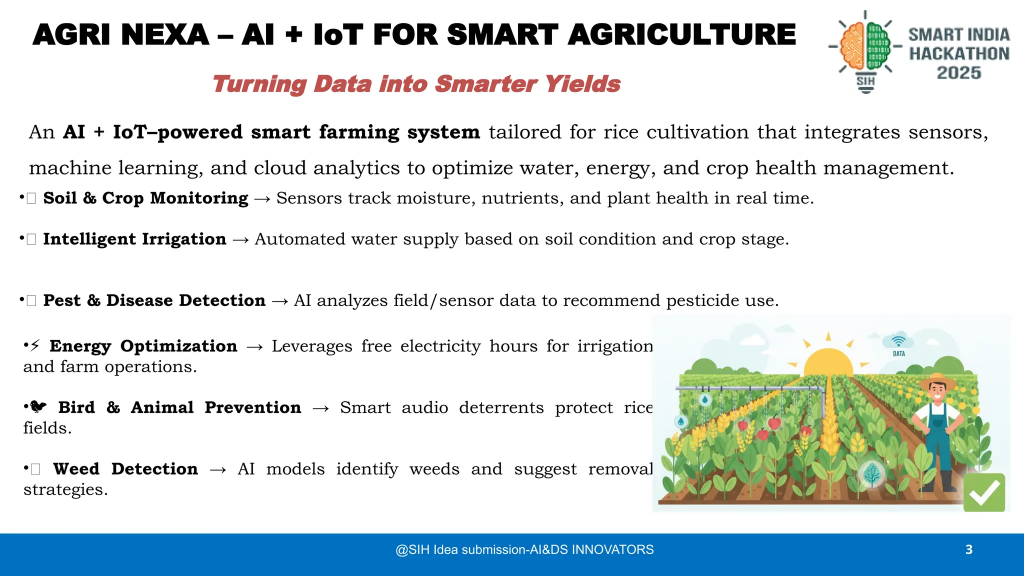
#> input picture ppt_build/ref/win1_2.jpg, 2048 x 1152 px (shown at 1/2 size)
$ python -i shift.py   (imports and definitions only)
#> lines starting #> are read from the running program, lines starting #| are printed output that depends on the picture
"""Distribution shift, and — more importantly — what caused it.

Saying "the data has shifted" is nearly useless on its own. Data always
shifts: the season changes, the camera is replaced, the aircraft flies lower.
The operational question is whether the shift is *explained* by things like
that, or whether something is left over after you account for them.

So this module measures the total shift, attributes as much of it as it can to
physical causes, and reports the unexplained remainder. Then it classifies
what it sees as DRIFT or SUSPICIOUS using a rule that is printed in the report
so the judgement can be argued with.
"""

from __future__ import annotations

import json
from pathlib import Path
from typing import Any, Sequence

import numpy as np
from PIL import Image

from cvassure.core.hashing import sha256_hex
from cvassure.core.schemas import Finding
from cvassure.detect.base import AuditContext, Detector

# The rule, written out so it can be printed verbatim in the report.
CLASSIFICATION_RULE = (
    "We call a shift DRIFT when it is gradual, affects the whole image evenly, "
    "lives in the coarse detail (lighting, colour, haze), and shows up across all "
    "contributors and all classes alike. We call it SUSPICIOUS when it is "
    "localised to part of the image, lives in the fine detail, or is concentrated "
    "in one contributor or one class. Drift is the world changing; manipulation is "
    "someone changing the data."
)

PHYSICAL_FACTORS = ("brightness", "camera noise", "colour balance", "sharpness")


# --------------------------------------------------------------------------
# Profiles
# --------------------------------------------------------------------------


def image_statistics(path: str) -> dict[str, float]:
    """The physical measurements we can attribute a shift to."""
#> called with path = '../../ppt_build/ref/win1_2.jpg'
    with Image.open(path) as im:
#> im is the input picture: PIL image 2048x1152 RGB; mean R, G, B 213.1, 222.2, 222.6
        img = im.convert("RGB").resize((64, 64), Image.BILINEAR)
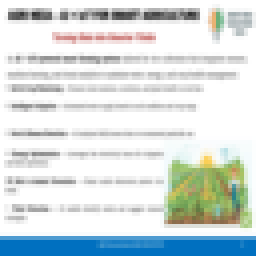
#> img: PIL image 64x64 RGB (shown 4 times larger); mean R, G, B 213.1, 222.2, 222.6
    a = np.asarray(img, dtype=np.float64) / 255.0
    grey = a.mean(axis=2)
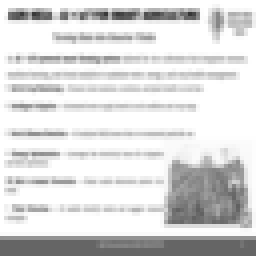
#> grey: shape (64, 64) float64 (shown 4 times larger); min 0.212, max 1, mean 0.86

    gy, gx = np.gradient(grey)
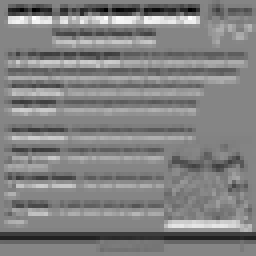
#> gy: shape (64, 64) float64 (shown 4 times larger); min -0.394, max 0.361, mean -0.00943; drawn with min black and max white
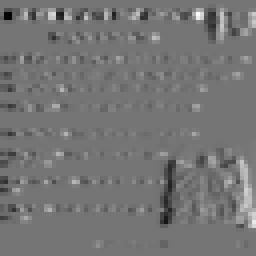
#> gx: shape (64, 64) float64 (shown 4 times larger); min -0.3, max 0.353, mean -3.18e-05; drawn with min black and max white
    sharpness = float(np.hypot(gx, gy).mean())
#> sharpness = 0.0749

    # High-frequency energy stands in for sensor noise.
    spectrum = np.abs(np.fft.fftshift(np.fft.fft2(grey - grey.mean())))
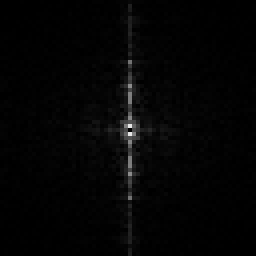
#> spectrum: shape (64, 64) float64 (shown 4 times larger); min 2.63e-13, max 231.7, mean 4.5
    yy, xx = np.mgrid[0:64, 0:64]
    r = np.hypot(yy - 32, xx - 32)
    noise = float(np.log1p(spectrum[r > 20].mean()))
#> noise = 1.12

    return {
        "brightness": float(grey.mean()),
        "contrast": float(grey.std()),
        "sharpness": sharpness,
        "camera noise": noise,
        "red": float(a[..., 0].mean()),
        "green": float(a[..., 1].mean()),
        "blue": float(a[..., 2].mean()),
        "colour balance": float(a[..., 0].mean() - a[..., 2].mean()),
        "saturation": float(a.max(axis=2).mean() - a.min(axis=2).mean()),
    }


# [30 lines left out: functions build_profile, save_profile, not called in this run]


def load_profile(path: str | Path) -> dict[str, Any]:
    return json.loads(Path(path).read_text(encoding="utf-8"))


# --------------------------------------------------------------------------
# Tests
# --------------------------------------------------------------------------


# [82 lines left out: functions mmd_permutation_test, _pdist2, _kmean, ks_with_bh, not called in this run]


# --------------------------------------------------------------------------
# Detector
# --------------------------------------------------------------------------


class ShiftDetector(Detector):
    detector_id = "shift"
    required_tier = 0
    description = (
        "It measures how far this batch has moved from the reference data, and how "
        "much of that movement ordinary physical causes explain."
    )

    def __init__(self, n_permutations: int = 200, alpha: float = 0.05):
        self.n_permutations = n_permutations
        self.alpha = alpha

    # [209 lines left out: functions run, _embedding_shift, _statistics_distance, _attribute, _localisation, _classify and 1 more, not called in this run]

>>> result = image_statistics('../../ppt_build/ref/win1_2.jpg')
#> result = 9 items

$ run again, on ppt_build/ref/win1_4.jpg
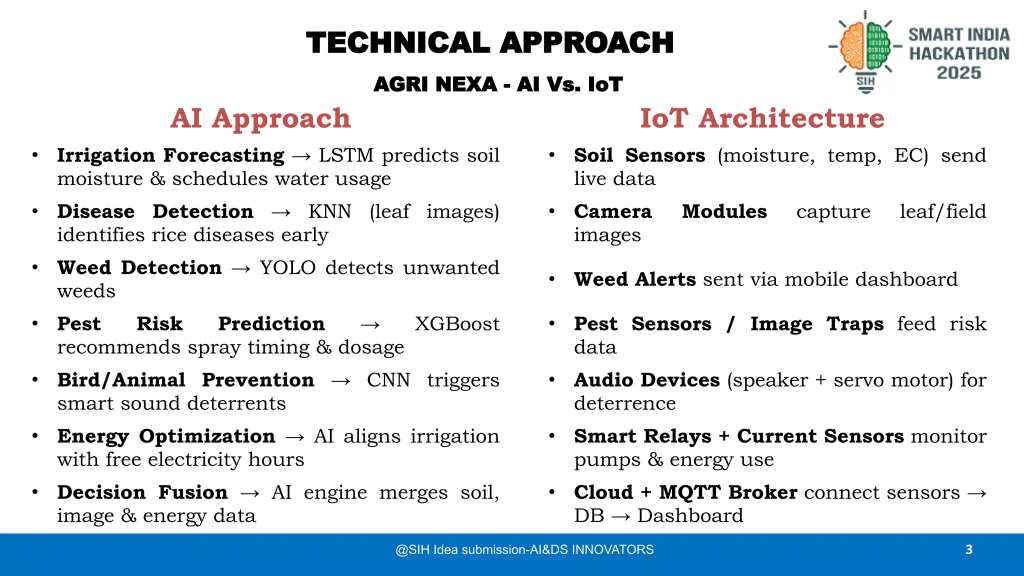
#> input picture ppt_build/ref/win1_4.jpg, 2048 x 1152 px (shown at 1/2 size)
#> in image_statistics, im is the input picture: PIL image 2048x1152 RGB; mean R, G, B 217.6, 225.1, 230.7
#> in image_statistics, `gy, gx = np.gradient(grey)`:
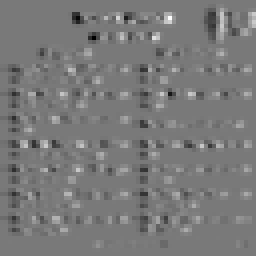
#> gx: shape (64, 64) float64 (shown 4 times larger); min -0.325, max 0.355, mean -6.38e-07; drawn with min black and max white
#> sharpness = 0.0729
#> in image_statistics, `spectrum = np.abs(np.fft.fftshift(np.fft.fft2(grey - grey.mean())))`:
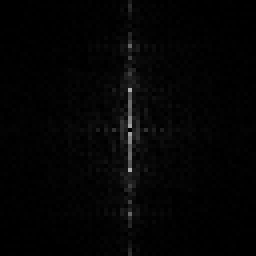
#> spectrum: shape (64, 64) float64 (shown 4 times larger); min 9.24e-14, max 174.4, mean 4.5
#> noise = 1.21
#> result = 9 items

$ run again, on ppt_build/ref/win1_5.jpg
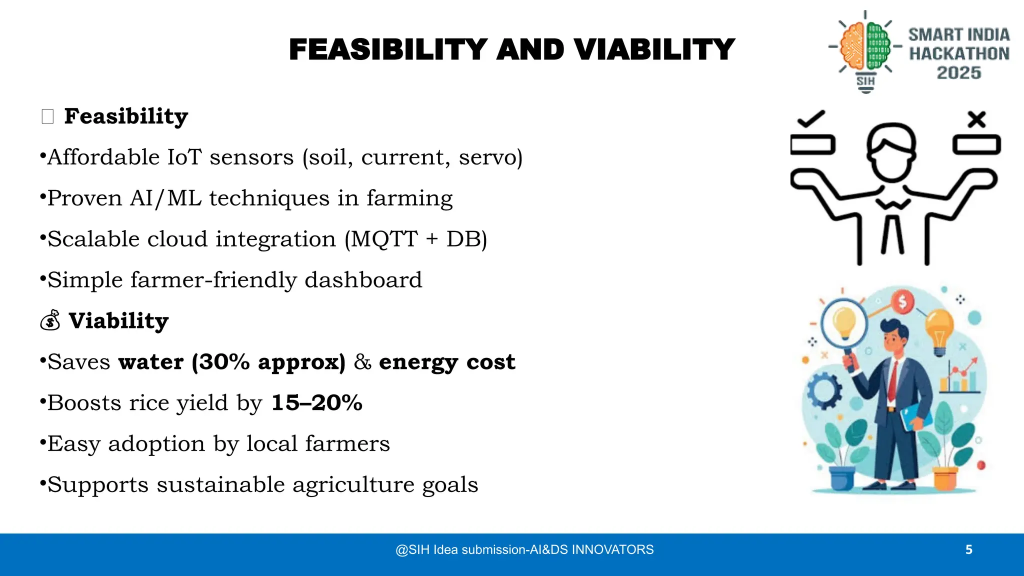
#> input picture ppt_build/ref/win1_5.jpg, 2048 x 1152 px (shown at 1/2 size)
#> in image_statistics, im is the input picture: PIL image 2048x1152 RGB; mean R, G, B 218.3, 228, 233.7
#> in image_statistics, `gy, gx = np.gradient(grey)`:
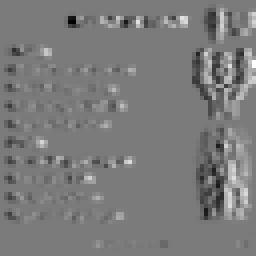
#> gx: shape (64, 64) float64 (shown 4 times larger); min -0.3, max 0.322, mean 0.000192; drawn with min black and max white
#> sharpness = 0.0613
#> in image_statistics, `spectrum = np.abs(np.fft.fftshift(np.fft.fft2(grey - grey.mean())))`:
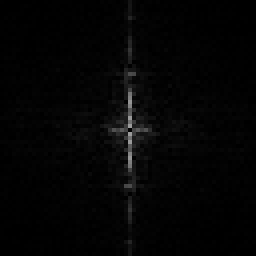
#> spectrum: shape (64, 64) float64 (shown 4 times larger); min 1.44e-13, max 156.9, mean 4.6
#> noise = 1.15
#> result = 9 items
